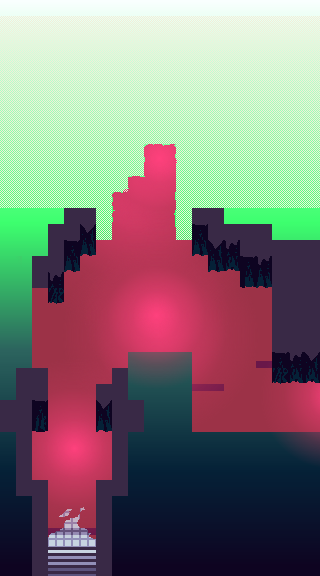

This is a level from a 2D game, rendered from its Tiled map with the project's own tilesets. A one-line summary and the complete map file follow:
An orthogonal 20x36 tile map with 16x16 px tiles, 2 tile layers (void, walls), 5 tilesets, 2 image layers and 34 objects (12x blue flower, 5x grass 2, 3x grass, 2x 3, 2x 0, ...).

<map version="1.5" tiledversion="1.7.2" orientation="orthogonal" renderorder="right-down" width="20" height="36" tilewidth="16" tileheight="16" infinite="0" nextlayerid="20" nextobjectid="92">
 <editorsettings>
  <export target="scene_2.csv" format="csv" />
 </editorsettings>
 <tileset firstgid="1" source="../../tilesets/void.tsx" />
 <tileset firstgid="2" source="../../tilesets/cliffs.tsx" />
 <tileset firstgid="50" source="../../objects.tsx" />
 <tileset firstgid="91" source="../../tilesets/decoration.tsx" />
 <tileset firstgid="98" source="../../tilesets/rockface.tsx" />
 <imagelayer id="17" name="bg">
  <image source="bg.png" width="320" height="580" />
 </imagelayer>
 <imagelayer id="14" name="floor">
  <image source="floor.png" width="320" height="576" />
 </imagelayer>
 <layer id="2" name="void" width="20" height="36" offsetx="0" offsety="16">
  <data encoding="csv">
1,1,1,1,1,1,1,1,1,1,1,1,1,1,1,1,1,1,1,1,
1,1,1,1,1,1,1,1,1,1,1,1,1,1,1,1,1,1,1,1,
1,1,1,1,1,1,1,1,1,1,1,1,1,1,1,1,1,1,1,1,
1,1,1,1,1,1,1,1,1,1,1,1,1,1,1,1,1,1,1,1,
1,1,1,1,1,1,1,1,1,1,1,1,1,1,1,1,1,1,1,1,
1,1,1,1,1,1,1,1,1,1,1,1,1,1,1,1,1,1,1,1,
1,1,1,1,1,1,1,1,1,1,1,1,1,1,1,1,1,1,1,1,
1,1,1,1,1,1,1,1,1,1,1,1,1,1,1,1,1,1,1,1,
1,1,1,1,1,1,1,1,1,0,0,1,1,1,1,1,1,1,1,1,
1,1,1,1,1,1,1,1,1,0,0,1,1,1,1,1,1,1,1,1,
1,1,1,1,1,1,1,1,0,0,0,1,1,1,1,1,1,1,1,1,
1,1,1,1,1,1,1,0,0,0,0,1,1,1,1,1,1,1,1,1,
0,0,0,0,0,0,1,0,0,0,0,1,0,0,0,0,0,0,0,0,
0,0,0,0,0,0,1,0,0,0,0,1,0,0,0,0,0,0,0,0,
0,0,0,0,0,0,0,0,0,0,0,0,0,0,0,0,0,0,0,0,
0,0,0,0,0,0,0,0,0,0,0,0,0,0,0,0,0,0,0,0,
0,0,0,0,0,0,0,0,0,0,0,0,0,0,0,0,0,0,0,0,
0,0,0,0,0,0,0,0,0,0,0,0,0,0,0,0,0,0,0,0,
0,0,0,0,0,0,0,0,0,0,0,0,0,0,0,0,0,0,0,0,
0,0,0,0,0,0,0,0,0,0,0,0,0,0,0,0,0,0,0,0,
0,0,0,0,0,0,0,0,0,0,0,0,0,0,0,0,0,0,0,0,
0,0,0,0,0,0,0,0,0,0,0,0,0,0,0,0,0,0,0,0,
0,0,0,0,0,0,0,0,0,0,0,0,0,0,0,0,0,0,0,0,
0,0,0,0,0,0,0,0,0,0,0,0,0,0,0,0,0,0,0,0,
0,0,0,0,0,0,0,0,0,0,0,0,0,0,0,0,0,0,0,0,
0,0,0,0,0,0,0,0,0,0,0,0,0,0,0,0,0,0,0,0,
0,0,0,0,0,0,0,0,0,0,0,0,0,0,0,0,0,0,0,0,
0,0,0,0,0,0,0,0,0,0,0,0,0,0,0,0,0,0,0,0,
0,0,0,0,0,0,0,0,0,0,0,0,0,0,0,0,0,0,0,0,
0,0,0,0,0,0,0,0,0,0,0,0,0,0,0,0,0,0,0,0,
0,0,0,0,0,0,0,0,0,0,0,0,0,0,0,0,0,0,0,0,
0,0,0,0,0,0,0,0,0,0,0,0,0,0,0,0,0,0,0,0,
0,0,0,0,0,0,0,0,0,0,0,0,0,0,0,0,0,0,0,0,
0,0,0,0,0,0,0,0,0,0,0,0,0,0,0,0,0,0,0,0,
0,0,0,0,0,0,0,0,0,0,0,0,0,0,0,0,0,0,0,0,
0,0,0,0,0,0,0,0,0,0,0,0,0,0,0,0,0,0,0,0
</data>
 </layer>
 <layer id="3" name="walls" width="20" height="36">
  <data encoding="csv">
0,0,0,0,0,0,0,0,0,0,0,0,0,0,0,0,0,0,0,0,
0,0,0,0,0,0,0,0,0,0,0,0,0,0,0,0,0,0,0,0,
0,0,0,0,0,0,0,0,0,0,0,0,0,0,0,0,0,0,0,0,
0,0,0,0,0,0,0,0,0,0,0,0,0,0,0,0,0,0,0,0,
0,0,0,0,0,0,0,0,0,0,0,0,0,0,0,0,0,0,0,0,
0,0,0,0,0,0,0,0,0,0,0,0,0,0,0,0,0,0,0,0,
0,0,0,0,0,0,0,0,0,0,0,0,0,0,0,0,0,0,0,0,
0,0,0,0,0,0,0,0,0,0,0,0,0,0,0,0,0,0,0,0,
0,0,0,0,0,0,0,0,0,0,0,0,0,0,0,0,0,0,0,0,
0,0,0,0,0,0,0,0,0,0,0,0,0,0,0,0,0,0,0,0,
0,0,0,0,0,0,0,0,0,0,0,0,0,0,0,0,0,102,0,0,
0,0,0,0,0,0,0,0,0,0,0,0,0,0,0,0,0,102,0,0,
0,0,0,0,0,0,0,0,0,0,0,0,0,0,0,0,0,102,0,0,
0,0,0,0,100,100,0,0,0,0,0,0,100,100,0,0,0,102,0,0,
0,0,0,100,100,107,0,0,0,0,0,0,105,100,100,100,100,102,0,0,
0,0,0,100,105,111,0,0,0,0,0,0,111,107,106,100,100,100,100,100,
0,0,100,100,111,0,0,0,0,0,0,0,0,111,109,105,106,100,100,100,
0,0,100,106,0,0,0,0,0,0,0,0,0,0,0,110,111,100,100,100,
0,0,102,112,0,0,0,0,0,0,0,0,0,0,0,0,0,100,100,100,
0,0,102,0,0,0,0,0,0,0,0,0,0,0,0,0,0,100,100,100,
0,0,102,0,0,0,0,0,0,0,0,0,0,0,0,0,0,100,100,100,
0,0,102,0,0,0,0,0,102,102,102,102,102,0,0,0,0,100,100,100,
0,0,102,0,0,0,0,102,102,0,0,0,102,0,0,0,0,105,106,107,
0,100,100,0,0,0,0,100,102,0,0,0,102,0,0,0,0,112,109,109,
0,100,100,0,0,0,100,100,0,0,0,0,102,0,0,0,0,0,0,0,
100,100,105,0,0,0,107,100,100,0,0,0,102,0,0,0,0,0,0,0,
100,100,108,0,0,0,111,100,100,102,102,102,102,102,102,102,102,102,102,102,
0,100,0,0,0,0,0,100,0,0,102,102,102,102,102,102,102,102,102,102,
0,100,0,0,0,0,0,100,0,0,102,0,0,0,0,0,0,0,0,0,
0,100,0,0,0,0,0,100,0,0,102,102,102,102,102,102,102,102,102,102,
0,100,100,0,0,0,100,100,0,0,0,0,0,0,0,0,0,0,0,0,
0,0,100,0,0,0,100,0,0,0,0,0,0,0,0,0,0,0,0,0,
0,0,100,0,0,0,100,0,0,0,0,0,0,0,0,0,0,0,0,0,
0,0,100,0,0,0,100,0,0,0,0,0,0,0,0,0,0,0,0,0,
0,0,100,0,0,0,100,0,0,0,0,0,0,0,0,0,0,0,0,0,
0,0,100,0,0,0,100,0,0,0,0,0,0,0,0,0,0,0,0,0
</data>
 </layer>
 <objectgroup id="5" name="entries">
  <object id="4" name="3" x="304" y="400">
   <point />
  </object>
  <object id="47" name="0" x="256" y="400">
   <point />
  </object>
  <object id="89" name="2" x="64" y="528">
   <point />
  </object>
 </objectgroup>
 <objectgroup id="4" name="entities">
  <object id="90" name="fallen_soldier" x="83.25" y="272.5">
   <point />
  </object>
 </objectgroup>
 <objectgroup id="6" name="exits">
  <object id="1" name="2" x="16" y="576" width="112" height="64" />
  <object id="45" name="3" x="320" y="352" width="64" height="96" />
 </objectgroup>
 <objectgroup id="7" name="cutscenes">
  <object id="91" name="0" x="112" y="240" width="48" height="128" />
 </objectgroup>
 <objectgroup id="8" name="doors" />
 <objectgroup id="9" name="triggers" />
 <objectgroup id="10" name="platforms" />
 <objectgroup id="11" name="collectibles" />
 <objectgroup id="12" name="barriers" offsetx="272" offsety="-96" />
 <objectgroup id="18" name="objects">
  <object id="49" name="small_bust" gid="66" x="176" y="256" width="16" height="32" />
  <object id="50" name="small_bust" gid="66" x="96" y="256" width="16" height="32" />
  <object id="51" name="grass 2" gid="91" x="256" y="377.667" width="16" height="16" />
  <object id="52" name="grass 2" gid="91" x="208.333" y="357" width="16" height="16" />
  <object id="53" name="grass 2" gid="91" x="103.333" y="305.333" width="16" height="16" />
  <object id="54" name="grass 2" gid="91" x="50.3333" y="328.667" width="16" height="16" />
  <object id="55" name="grass 2" gid="91" x="44.3333" y="368" width="16" height="16" />
  <object id="56" name="grass 5" gid="94" x="93.3333" y="305.667" width="16" height="16" />
  <object id="57" name="grass 5" gid="94" x="243.333" y="304" width="16" height="16" />
  <object id="58" gid="93" x="256.333" y="319" width="16" height="16" />
  <object id="59" name="grass 4" gid="93" x="210.333" y="373.667" width="16" height="16" />
  <object id="60" name="grass" gid="95" x="201.667" y="339.333" width="16" height="16" />
  <object id="61" name="grass" gid="95" x="74.3333" y="302.667" width="16" height="16" />
  <object id="62" name="grass" gid="95" x="39" y="450.667" width="16" height="16" />
  <object id="63" name="grass 4" gid="92" x="88.6667" y="480.667" width="16" height="16" />
  <object id="69" name="blue flower" gid="51" x="102" y="291" width="24" height="24" />
  <object id="70" name="blue flower" gid="51" x="110" y="299.667" width="24" height="24" />
  <object id="71" name="blue flower" gid="51" x="175" y="279.333" width="24" height="24" />
  <object id="72" name="blue flower" gid="51" x="185.667" y="283.667" width="24" height="24" />
  <object id="80" name="blue flower" gid="51" x="205" y="432" width="24" height="24" />
  <object id="81" name="blue flower" gid="51" x="220" y="436.333" width="24" height="24" />
  <object id="82" name="blue flower" gid="51" x="205.333" y="419" width="24" height="24" />
  <object id="83" name="blue flower" gid="51" x="215" y="425.333" width="24" height="24" />
  <object id="84" name="blue flower" gid="51" x="199.333" y="288.667" width="24" height="24" />
  <object id="85" name="blue flower" gid="51" x="121" y="259.333" width="24" height="24" />
  <object id="86" name="blue flower" gid="51" x="130" y="268.333" width="24" height="24" />
  <object id="87" name="blue flower" gid="51" x="179" y="296.333" width="24" height="24" />
 </objectgroup>
</map>
